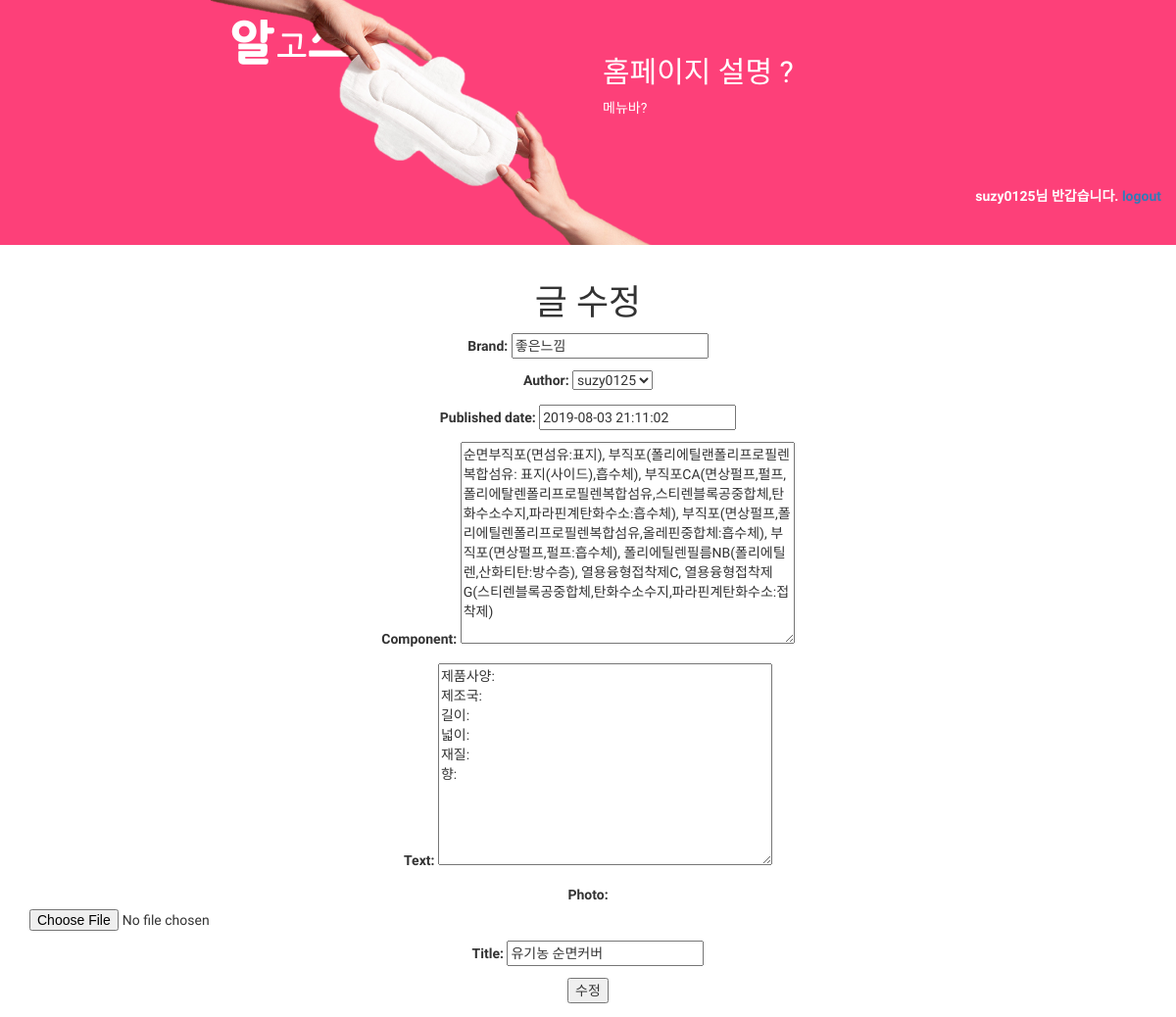
Screenshot of /homepage/post/4/edit (signed in) with the database file from the repository.
### homepage/models.py (models this page shows, shortened)
class Post(models.Model):
    author = models.ForeignKey('auth.User', on_delete=models.CASCADE)
    brand = models.CharField(max_length=200, null=True)
    title = models.CharField(max_length=200, null=True)
    text = models.TextField()
    component = models.TextField(null=True)
    published_date = models.DateTimeField(blank=True, null = True)
    photo = models.ImageField(blank=True, null=True)

### homepage/views.py (the view)
# urls.py: path('post/<int:post_id>/edit',views.post_edit, name='edit'),
def post_edit(request,post_id):
    post = get_object_or_404(Post, pk=post_id)
    if request.method == "POST":
        form = PostForm(request.POST, instance=post)
        if form.is_valid():
            post = form.save(commit=False)
            post.published_date = timezone.datetime.now()
            post.save()
            return redirect ('detail', post_id=post.pk)
    else:
        form = PostForm(instance=post)
    return render(request, 'homepage/post_edit.html', {'form':form})

### homepage/forms.py
class PostForm (forms.ModelForm):
    class Meta:
        model = Post
        fields = {'title' , 'brand', 'text', 'component' , 'author', 'published_date', 'photo'}

### homepage/templates/homepage/post_edit.html (shortened to what this page needs)
{% extends "homepage/base.html" %}
{% block content %}
    <h1>글 수정</h1>
    <form method="POST">
    {{form.as_p}}
    <button type ="submit">수정</button>
</form>
{% endblock %}

### homepage/templates/homepage/base.html (shortened to what this page needs)
{% load static %}
{% load staticfiles %}
<head>
    <link rel="stylesheet" href="https://maxcdn.bootstrapcdn.com/bootstrap/3.3.2/css/bootstrap.min.css">
    <link rel="stylesheet" href="https://maxcdn.bootstrapcdn.com/bootstrap/3.3.2/css/bootstrap-theme.min.css">
</head>
<body>
    <div class="container-fluid" id="content">
        <div class="row">
            <div class="col-xs-2">
                <a href="{% url 'home' %}"><img src="{% static "알고쓰자.png" %}" id="logo">
            </div>
            <div class="col-xs-4">
                <a href="{% url 'home' %}"><img src="{% static "생리대1.png" %}" id="topphoto"></a>
            </div>
            <div class="col-xs-6" style="text-align: left">
                <h2 style="margin-top: 10%; color: white;">홈페이지 설명 ?</h2>
                <p style="color: white;">메뉴바?</p>
                <br>
                <br>
                <br>
                <div style="text-align: right;" id="login">
                    {%if user.is_active%}
                    <b>
                        <p style="color: white;">{{user.username}}님 반갑습니다.
                            <a href="{% url 'logout'%}">logout</a></p>
                    </b>
                    {%else%}
                    <a href="{% url 'accounts:signup'%}" style="color: white;"> <b>signup</b></a>
                    <a href="{% url 'login'%}" style="color: white;"><b>Login</b></a>
                    {%endif%}
                </div>
            </div>
        </div>
        <div>
            <br>
            <div class="container" id="container">
                {% block content %}
                {% endblock %}
            </div>
</body>

### homepage/templates/homepage/base.html (style rules this page uses)
body { background-color: white; font-family: 'Nanum Gothic', sans-serif; }
#content { height: 250px; background-color: rgb(253, 64, 121); }
#topphoto { width: 450px; height: 250px; }
#container { text-align: center; }

### rows the page displays
Post: brand "좋은느낌", author "suzy0125", published_date "2019-08-03 21:11:02", component "순면부직포(면섬유:표지), 부직포(폴리에틸랜폴리프로필렌복합섬유: 표지(사이드),흡수체), 부직포CA(면상펄프,펄프,폴리에탈렌폴리프로필렌복합섬유,스티렌블록공중합체,탄화수소수지,파라핀계탄화수소:흡수체), 부직포(면상펄프,폴리에틸렌폴리프로필렌복합섬유,올레핀중합체:흡수체), 부직포(면상펄프,펄프:흡수체), 폴리에틸렌필름NB(폴리에틸렌,산화티탄:방수층), 열용융형접착제C, 열용융형접착제G(스티렌블록공중합체,탄화수소수지,파라핀계탄화수소:접착제)", text "제품사양: 제조국: 길이: 넓이: 재질: 향:", title "유기농 순면커버"

### other values shown
{{ user.username }} "suzy0125"
